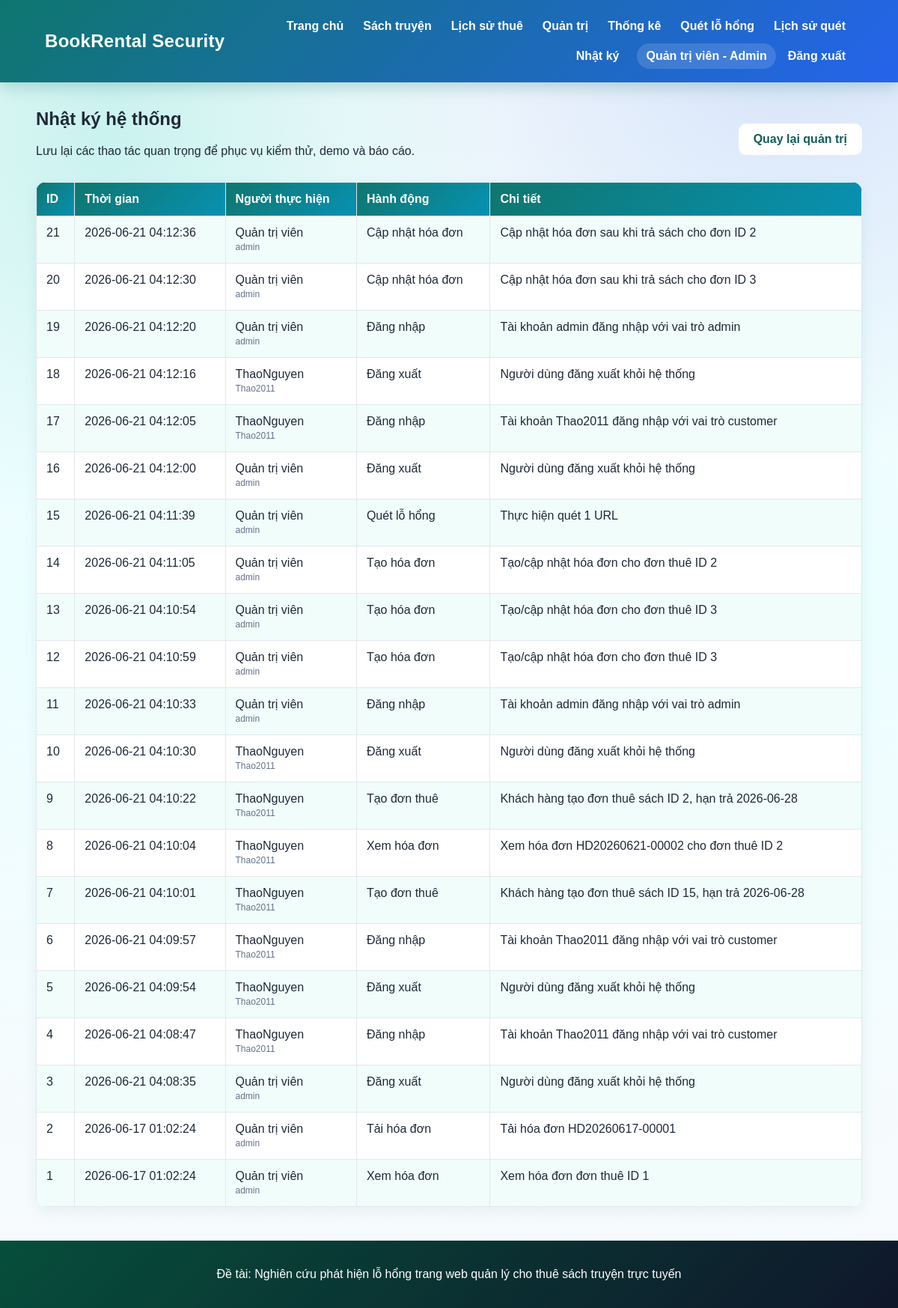
Screenshot of /admin/audit-logs (signed in) with the database file from the repository.
### tables this page shows
CREATE TABLE users (
            id INTEGER PRIMARY KEY AUTOINCREMENT,
            fullname TEXT NOT NULL,
            username TEXT UNIQUE NOT NULL,
            password TEXT NOT NULL,
            role TEXT NOT NULL DEFAULT 'customer',
            created_at TEXT DEFAULT CURRENT_TIMESTAMP,
            last_login TEXT
        );

CREATE TABLE audit_logs (
            id INTEGER PRIMARY KEY AUTOINCREMENT,
            user_id INTEGER,
            action TEXT NOT NULL,
            detail TEXT,
            created_at TEXT NOT NULL,
            FOREIGN KEY(user_id) REFERENCES users(id)
        );

### app.py (the view)
@app.route("/admin/audit-logs")
@permission_required("manage_users")
def audit_logs():
    conn = get_db()
    logs = conn.execute(
        """
        SELECT audit_logs.*, users.fullname, users.username
        FROM audit_logs
        LEFT JOIN users ON audit_logs.user_id = users.id
        ORDER BY audit_logs.id DESC
        LIMIT 100
        """
    ).fetchall()
    conn.close()
    return render_template("audit_logs.html", logs=logs)

### app.py (called while the page is built)
def get_db():
    conn = sqlite3.connect(DATABASE)
    conn.row_factory = sqlite3.Row
    return conn

def role_required(*allowed_roles):
    def decorator(view_func):
        @wraps(view_func)
        def wrapper(*args, **kwargs):
            if "user_id" not in session:
                flash("Bạn cần đăng nhập để sử dụng chức năng này.")
                return redirect(url_for("login"))
            if session.get("role") not in allowed_roles:
                flash("Bạn không có quyền truy cập chức năng này.")
                return redirect(url_for("index"))
            return view_func(*args, **kwargs)
        return wrapper
    return decorator

@app.context_processor
def inject_permissions():
    role = session.get("role")
    return {
        "roles": ROLES,
        "can_manage_books": role in PERMISSIONS["manage_books"],
        "can_manage_rentals": role in PERMISSIONS["manage_rentals"],
        "can_manage_users": role in PERMISSIONS["manage_users"],
        "can_security_scan": role in PERMISSIONS["security_scan"],
    }

### templates/audit_logs.html
{% extends "base.html" %}
{% block content %}
<div class="page-title">
    <div>
        <h2>Nhật ký hệ thống</h2>
        <p>Lưu lại các thao tác quan trọng để phục vụ kiểm thử, demo và báo cáo.</p>
    </div>
    <a class="btn secondary" href="{{ url_for('admin') }}">Quay lại quản trị</a>
</div>
<table>
    <tr>
        <th>ID</th>
        <th>Thời gian</th>
        <th>Người thực hiện</th>
        <th>Hành động</th>
        <th>Chi tiết</th>
    </tr>
    {% for log in logs %}
    <tr>
        <td>{{ log.id }}</td>
        <td>{{ log.created_at }}</td>
        <td>{{ log.fullname or 'Hệ thống' }}{% if log.username %}<br><span class="muted-small">{{ log.username }}</span>{% endif %}</td>
        <td>{{ log.action }}</td>
        <td>{{ log.detail or '' }}</td>
    </tr>
    {% else %}
    <tr><td colspan="5">Chưa có nhật ký hệ thống.</td></tr>
    {% endfor %}
</table>
{% endblock %}

### templates/base.html (shortened to what this page needs)
<!DOCTYPE html>
<html lang="vi">
<head>
    <link rel="stylesheet" href="{{ url_for('static', filename='style.css') }}">
</head>
<body>
<header>
    <div class="logo">BookRental Security</div>
    <nav>
        <a href="{{ url_for('index') }}">Trang chủ</a>
        <a href="{{ url_for('books') }}">Sách truyện</a>
        {% if session.get("user_id") %}
            <a href="{{ url_for('my_rentals') }}">Lịch sử thuê</a>
            {% if can_manage_rentals %}
                <a href="{{ url_for('admin') }}">Quản trị</a>
                <a href="{{ url_for('analytics') }}">Thống kê</a>
            {% endif %}
            {% if can_security_scan %}
                <a href="{{ url_for('security_scan') }}">Quét lỗ hổng</a>
                <a href="{{ url_for('scan_history') }}">Lịch sử quét</a>
            {% endif %}
            {% if can_manage_users %}
                <a href="{{ url_for('audit_logs') }}">Nhật ký</a>
            {% endif %}
            <span class="user-badge">{{ session.get("fullname") }} - {{ roles.get(session.get("role"), session.get("role")) }}</span>
            <a href="{{ url_for('logout') }}">Đăng xuất</a>
        {% else %}
            <a href="{{ url_for('login') }}">Đăng nhập</a>
            <a href="{{ url_for('register') }}">Đăng ký</a>
        {% endif %}
    </nav>
</header>
<main>
    {% block content %}{% endblock %}
</main>
<footer>
    <p>Đề tài: Nghiên cứu phát hiện lỗ hổng trang web quản lý cho thuê sách truyện trực tuyến</p>
</footer>
</body>
</html>

### static/style.css (style rules this page uses)
* { box-sizing: border-box; }
:root { --primary: #0f766e; --primary-dark: #115e59; --primary-light: #ccfbf1; --secondary: #2563eb; --bg: #f0fdfa; --card: #ffffff; --text: #1f2937; --muted: #6b7280; --border: #d1fae5; --danger: #dc2626; --warning: #f59e0b; --safe: #16a34a; --shadow: 0 10px 25px rgba(15, 118, 110, 0.12); }
body { margin: 0; font-family: Arial, sans-serif; background: linear-gradient(180deg, #ecfeff, #f0fdfa); color: var(--text); }
header { background: linear-gradient(135deg, #0f766e, #2563eb); color: white; padding: 18px 60px; display: flex; justify-content: space-between; align-items: center; box-shadow: 0 6px 20px rgba(15, 118, 110, 0.25); position: sticky; top: 0; z-index: 100; }
.logo { font-size: 24px; font-weight: bold; letter-spacing: 0.3px; white-space: nowrap; }
nav { display: flex; align-items: center; flex-wrap: wrap; justify-content: flex-end; gap: 6px; }
nav a { color: white; text-decoration: none; font-weight: bold; padding: 8px 10px; border-radius: 8px; transition: 0.2s; }
main { width: 1180px; max-width: 92%; margin: 35px auto; min-height: 600px; }
.btn, button { display: inline-block; background: linear-gradient(135deg, #0f766e, #0891b2); color: white; padding: 12px 20px; border-radius: 10px; text-decoration: none; border: none; cursor: pointer; font-weight: bold; transition: 0.2s; }
.secondary { background: white; color: var(--primary-dark); margin-left: 10px; }
.page-title, .section-heading, .scan-summary, .result-title { display: flex; align-items: center; justify-content: space-between; gap: 18px; }
.page-title h2, .page-title p, .section-heading h3 { margin-top: 0; }
table { width: 100%; border-collapse: collapse; background: white; margin-top: 16px; border-radius: 14px; overflow: hidden; box-shadow: 0 6px 18px rgba(15, 118, 110, 0.08); }
table th, table td { padding: 13px; border: 1px solid #e5e7eb; text-align: left; vertical-align: top; }
table th { background: linear-gradient(135deg, #0f766e, #0891b2); color: white; }
table tr:nth-child(even) { background: #f0fdfa; }
.user-badge { margin-left: 8px; padding: 8px 12px; border-radius: 999px; background: rgba(255, 255, 255, 0.14); color: #ffffff; font-weight: 700; }
footer { background: linear-gradient(135deg, #064e3b, #0f172a); color: white; text-align: center; padding: 20px; margin-top: 45px; }
body { background: radial-gradient(circle at 12% 10%, rgba(45, 212, 191, 0.22), transparent 28%), radial-gradient(circle at 88% 0%, rgba(37, 99, 235, 0.16), transparent 30%), linear-gradient(180deg, #f8fafc, #ecfeff 45%, #f8fafc); }
header { backdrop-filter: blur(14px); }
.muted-small { color: #64748b; font-size: 12px; }
table td, table th { vertical-align: top; }

### rows the page displays
users: get "Quản trị viên"
audit_logs: id "21", created_at "2026-06-21 04:12:36", fullname "Quản trị viên", username "admin", action "Cập nhật hóa đơn", detail "Cập nhật hóa đơn sau khi trả sách cho đơn ID 2"
audit_logs: id "20", created_at "2026-06-21 04:12:30", fullname "Quản trị viên", username "admin", action "Cập nhật hóa đơn", detail "Cập nhật hóa đơn sau khi trả sách cho đơn ID 3"
audit_logs: id "19", created_at "2026-06-21 04:12:20", fullname "Quản trị viên", username "admin", action "Đăng nhập", detail "Tài khoản admin đăng nhập với vai trò admin"
audit_logs: id "18", created_at "2026-06-21 04:12:16", fullname "ThaoNguyen", username "Thao2011", action "Đăng xuất", detail "Người dùng đăng xuất khỏi hệ thống"
audit_logs: id "17", created_at "2026-06-21 04:12:05", fullname "ThaoNguyen", username "Thao2011", action "Đăng nhập", detail "Tài khoản Thao2011 đăng nhập với vai trò customer"
audit_logs: id "16", created_at "2026-06-21 04:12:00", fullname "Quản trị viên", username "admin", action "Đăng xuất", detail "Người dùng đăng xuất khỏi hệ thống"
audit_logs: id "15", created_at "2026-06-21 04:11:39", fullname "Quản trị viên", username "admin", action "Quét lỗ hổng", detail "Thực hiện quét 1 URL"
audit_logs: id "14", created_at "2026-06-21 04:11:05", fullname "Quản trị viên", username "admin", action "Tạo hóa đơn", detail "Tạo/cập nhật hóa đơn cho đơn thuê ID 2"
audit_logs: id "13", created_at "2026-06-21 04:10:54", fullname "Quản trị viên", username "admin", action "Tạo hóa đơn", detail "Tạo/cập nhật hóa đơn cho đơn thuê ID 3"
audit_logs: id "12", created_at "2026-06-21 04:10:59", fullname "Quản trị viên", username "admin", action "Tạo hóa đơn", detail "Tạo/cập nhật hóa đơn cho đơn thuê ID 3"
audit_logs: id "11", created_at "2026-06-21 04:10:33", fullname "Quản trị viên", username "admin", action "Đăng nhập", detail "Tài khoản admin đăng nhập với vai trò admin"
audit_logs: id "10", created_at "2026-06-21 04:10:30", fullname "ThaoNguyen", username "Thao2011", action "Đăng xuất", detail "Người dùng đăng xuất khỏi hệ thống"
audit_logs: id "9", created_at "2026-06-21 04:10:22", fullname "ThaoNguyen", username "Thao2011", action "Tạo đơn thuê", detail "Khách hàng tạo đơn thuê sách ID 2, hạn trả 2026-06-28"
audit_logs: id "8", created_at "2026-06-21 04:10:04", fullname "ThaoNguyen", username "Thao2011", action "Xem hóa đơn", detail "Xem hóa đơn HD20260621-00002 cho đơn thuê ID 2"
audit_logs: id "7", created_at "2026-06-21 04:10:01", fullname "ThaoNguyen", username "Thao2011", action "Tạo đơn thuê", detail "Khách hàng tạo đơn thuê sách ID 15, hạn trả 2026-06-28"
audit_logs: id "6", created_at "2026-06-21 04:09:57", fullname "ThaoNguyen", username "Thao2011", action "Đăng nhập", detail "Tài khoản Thao2011 đăng nhập với vai trò customer"
audit_logs: id "5", created_at "2026-06-21 04:09:54", fullname "ThaoNguyen", username "Thao2011", action "Đăng xuất", detail "Người dùng đăng xuất khỏi hệ thống"
audit_logs: id "4", created_at "2026-06-21 04:08:47", fullname "ThaoNguyen", username "Thao2011", action "Đăng nhập", detail "Tài khoản Thao2011 đăng nhập với vai trò customer"
audit_logs: id "3", created_at "2026-06-21 04:08:35", fullname "Quản trị viên", username "admin", action "Đăng xuất", detail "Người dùng đăng xuất khỏi hệ thống"
audit_logs: id "2", created_at "2026-06-17 01:02:24", fullname "Quản trị viên", username "admin", action "Tải hóa đơn", detail "Tải hóa đơn HD20260617-00001"
audit_logs: id "1", created_at "2026-06-17 01:02:24", fullname "Quản trị viên", username "admin", action "Xem hóa đơn", detail "Xem hóa đơn đơn thuê ID 1"

### other values shown
{{ roles.get(session.get("role"), session.get("role")) }} "Admin"
